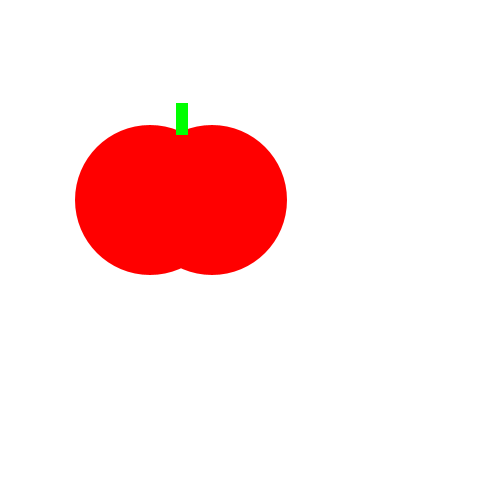
Frame 1 (no input)
Frame 60 (the mouse pressed at the canvas centre just before this capture): identical to frame 1, image omitted
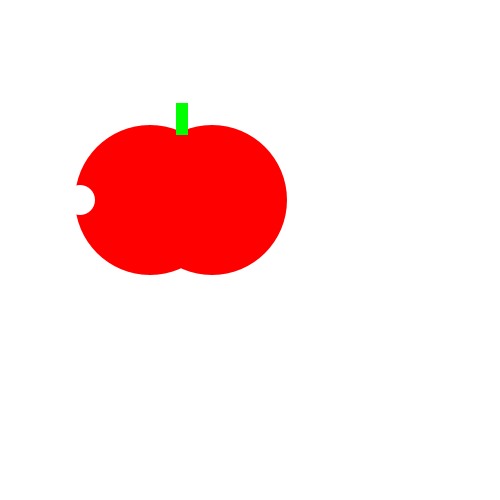
Frame 120 (the mouse held since frame 60 and released just before this capture)

The Processing sketch that drew these frames (run headless with seeded random() and noise(); from frame 60 on, the mouse is pressed at the canvas centre):

// Processing sketch: tasty_tomato
// ── tasty_tomato.pde
void setup() {
    size(500, 500);
}
void draw() {
    background(255, 255, 255);
    noStroke();
    fill(255,0,0);
    ellipse(150, 200, 150, 150);
    ellipse(212, 200, 150, 150);
    fill(0,255,0);
    rect(176, 103, 12, 32);
    if (mousePressed) {
      fill (255,255,255);
      ellipse(80,200,30,30);
    }
}
